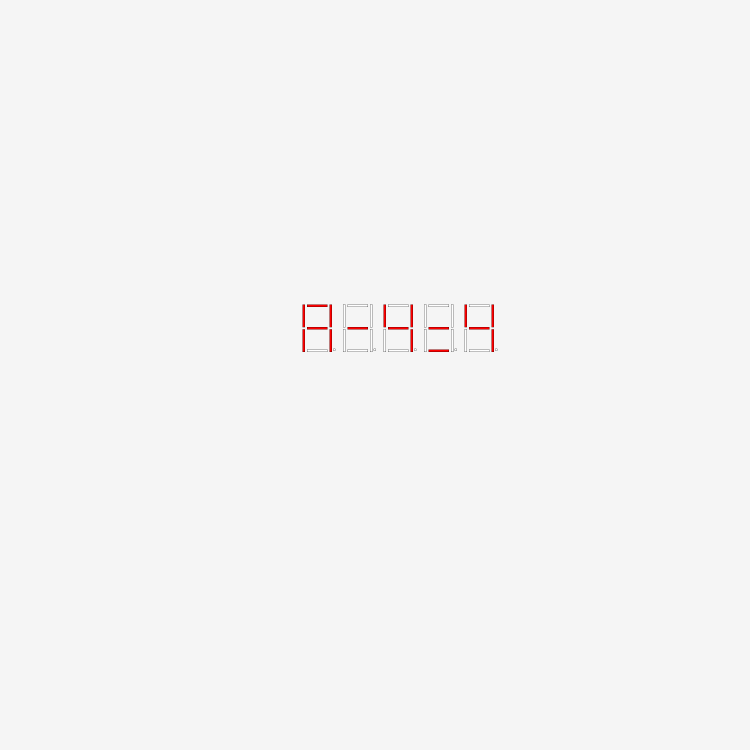
#> input picture public dataset/images/01.png, 3000 x 3000 px (shown at 1/4 size); its folder holds only this picture in this run
$ python main.py
#> lines starting #> are read from the running program, lines starting #| are printed output that depends on the picture; after the words box and inside, x2 and y2 are one past the last pixel; in counts of white or black regions, pixels touching at a corner belong together
import os
import cv2
import matplotlib.pyplot as plt
import numpy as np

folder = "public dataset/images"

for filename in os.listdir(folder): #load images
    #create mask
    path = os.path.join(folder, filename)
    print(path)
    img = cv2.imread(path)
#> img is the input picture: shape (3000, 3000, 3); mean B, G, R 244.5, 244.5, 244.8

    # Split BGR channels
    b = img[:, :, 0]
    g = img[:, :, 1]
    r = img[:, :, 2]

    # Detect glowing pixels
    red_mask = (r > 160) & (g < 80) & (b < 80)
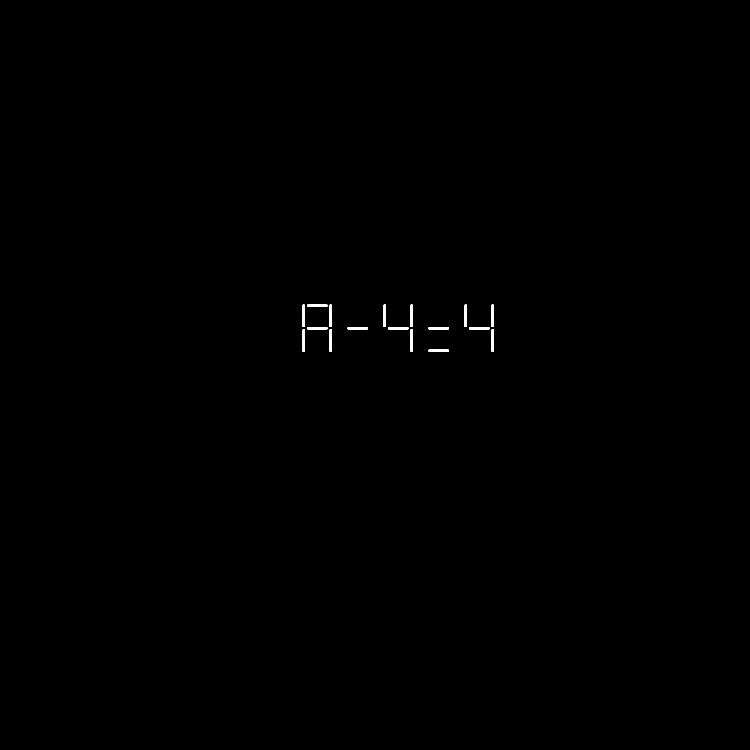
#> red_mask: shape (3000, 3000) bool (shown at 1/4 size); 0.13% white; 17 white regions, largest, box (x1, y1, x2, y2) and area: (1211, 1219, 1219, 1308) 712, (1319, 1219, 1327, 1308) 712, (1535, 1219, 1543, 1308) 712
    green_mask = (g > 80) & (r < 80) & (b < 80)
#> green_mask: shape (3000, 3000) bool; every value is 0
    blue_mask = (b > 180) & (r < 80) & (g < 80)

    # Combine all masks
    led_mask = red_mask | green_mask | blue_mask
    led_img = led_mask.astype('uint8') * 255
#> led_img: shape (3000, 3000); 0.13% white; 17 white regions

    contours, _ = cv2.findContours(  #find contours
        led_img,
        cv2.RETR_EXTERNAL,
        cv2.CHAIN_APPROX_SIMPLE
    )
#> contours = 17 contours; largest, box (x1, y1, x2, y2) and area: (1967, 1318, 1975, 1407) 616, (1643, 1318, 1651, 1407) 616, (1319, 1318, 1327, 1407) 616, (1211, 1318, 1219, 1407) 616, (1967, 1219, 1975, 1308) 616

    large_contours = []

    for contour in contours: #filter small contours
        area = cv2.contourArea(contour)

        if area > 100:
            large_contours.append(contour)
#> this loop made 17 passes
#> (contour, area) on passes 1 to 11: ([[1715, 1399], [1715, 1406], [1794, 1406], [1794, 1399]], 553), ([[1967, 1318], [1967, 1406], [1974, 1406], [1974, 1318]], 616), ([[1643, 1318], [1643, 1406], [1650, 1406], [1650, 1318]], 616), ([[1319, 1318], [1319, 1406], [1326, 1406], [1326, 1318]], 616), ([[1211, 1318], [1211, 1406], [1218, 1406], [1218, 1318]], 616), ([[1877, 1309], [1877, 1316], [1956, 1316], [1956, 1309]], 553), ([[1715, 1309], [1715, 1316], [1794, 1316], [1794, 1309]], 553), ([[1553, 1309], [1553, 1316], [1632, 1316], [1632, 1309]], 553), ([[1391, 1309], [1391, 1316], [1470, 1316], [1470, 1309]], 553), ([[1229, 1309], [1229, 1316], [1308, 1316], [1308, 1309]], 553), ([[1967, 1219], [1967, 1307], [1974, 1307], [1974, 1219]], 616)
#> after the loop, large_contours has the same summary as contours

    all_points = np.vstack(large_contours) #combine contours into one array
#> all_points = contour of 68 points, box (x1, y1, x2, y2) (1211, 1219, 1975, 1407), area 59684

    rect = cv2.minAreaRect(all_points) #find rotated bounding box - finds smallest possible bounding box
#> rect = ((1592.5, 1312.5), (187, 763), -90)

    (center_x, center_y), (width, height), angle = rect #find angle of bounding box
#> center_x = 1592.5; center_y = 1312.5; width = 187; height = 763; angle = -90
    if width < height: #normalize angle
        angle = angle + 90
#> angle = 0

    #rotate image and make canvas bigger to fit rotated image
    height_img, width_img = led_img.shape[:2]
#> height_img = 3000; width_img = 3000
    center = (width_img // 2, height_img // 2)
#> center = (1500, 1500)
    rotation_matrix = cv2.getRotationMatrix2D(center, angle, 1.0)
#> rotation_matrix = [[1, 0, 0], [0, 1, 0]]
    cos = abs(rotation_matrix[0, 0])
#> cos = 1
    sin = abs(rotation_matrix[0, 1])
#> sin = 0
    new_width = int((height_img * sin) + (width_img * cos))
#> new_width = 3000
    new_height = int((height_img * cos) + (width_img * sin))
#> new_height = 3000
    rotation_matrix[0, 2] += (new_width / 2) - center[0]
    rotation_matrix[1, 2] += (new_height / 2) - center[1]
    rotated = cv2.warpAffine(
        led_img,
        rotation_matrix,
        (new_width, new_height)
    )

    contours, _ = cv2.findContours(  #find contours
        rotated,
        cv2.RETR_EXTERNAL,
        cv2.CHAIN_APPROX_SIMPLE
    )

    large_contours = []
    for contour in contours: #filter small contours again
        area = cv2.contourArea(contour)

        if area > 100:
            large_contours.append(contour)

    all_points = np.vstack(large_contours) #combine contours into one array

    x, y, w, h = cv2.boundingRect(all_points) #find bounding box
#> x = 1211; y = 1219; w = 764; h = 188

    #crop image using bounding box
    cropped = rotated[y : y + h, x : x + w]
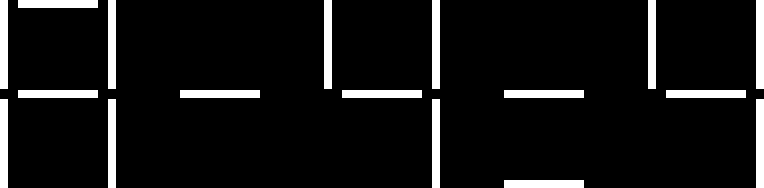
#> cropped: shape (188, 764); 8.1% white; 17 white regions, largest, box (x1, y1, x2, y2) and area: (0, 0, 8, 89) 712, (108, 0, 116, 89) 712, (324, 0, 332, 89) 712

    plt.imshow(cv2.cvtColor(cropped, cv2.COLOR_BGR2RGB))
    plt.axis("off")
    plt.show()

$ run again, on public dataset/images/05.png
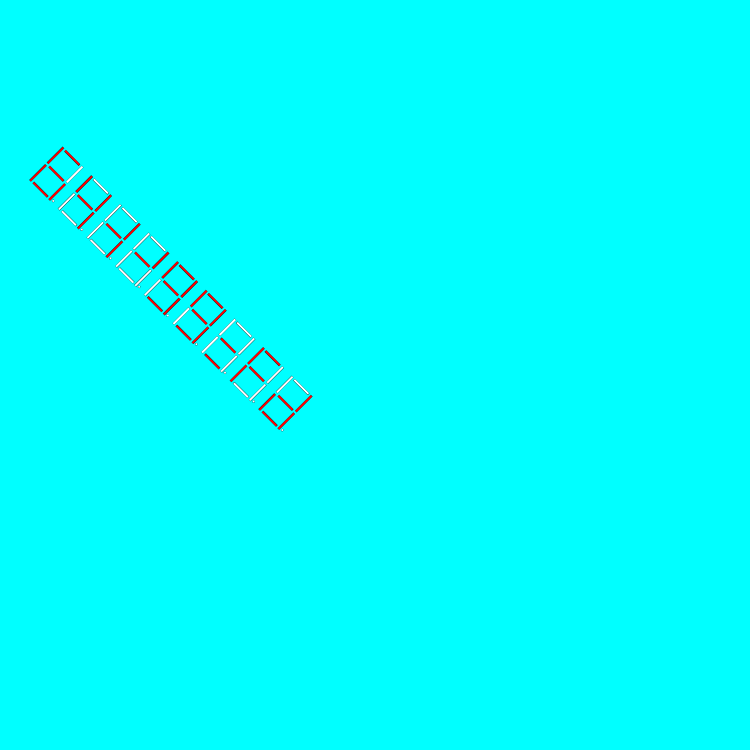
#> input picture public dataset/images/05.png, 3000 x 3000 px (shown at 1/4 size)
#> img is the input picture: shape (3000, 3000, 3); mean B, G, R 253.9, 253.9, 1.2
#> `b = img[:, :, 0]`:
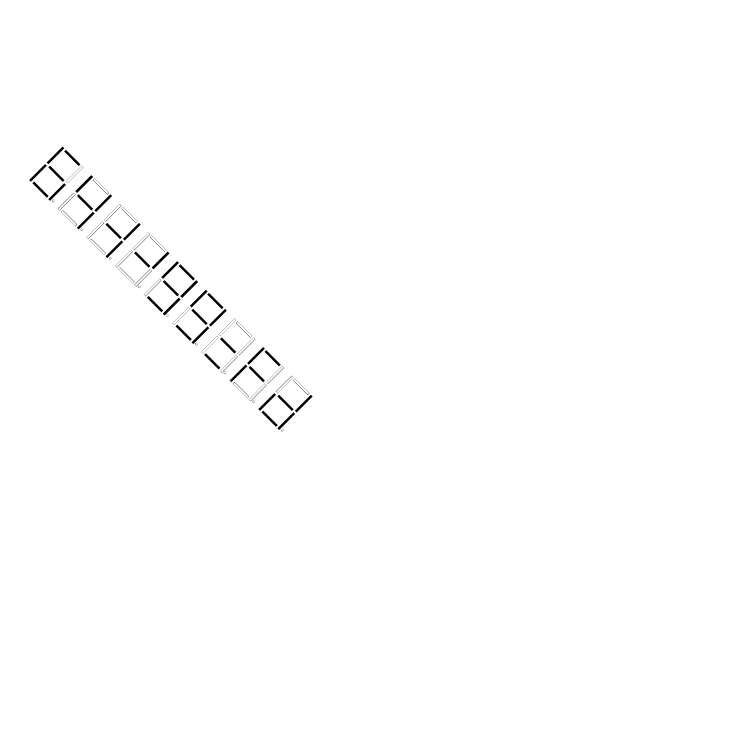
#> b: shape (3000, 3000) (shown at 1/4 size); 99.6% white; 101 black regions (32 under 20 px), largest, box (x1, y1, x2, y2) and area: (301, 701, 372, 772) 960, (607, 1006, 678, 1077) 960, (721, 1121, 792, 1192) 960
#> r: shape (3000, 3000); 0.48% white; 72 white regions, largest, box (x1, y1, x2, y2) and area: (264, 664, 333, 732) 756, (194, 734, 263, 802) 756, (761, 1160, 829, 1229) 756
#> red_mask: shape (3000, 3000) bool; 0.29% white; 38 white regions, largest, box (x1, y1, x2, y2) and area: (194, 734, 263, 802) 756, (761, 1160, 829, 1229) 756, (990, 1389, 1058, 1458) 756
#> green_mask: shape (3000, 3000) bool; every value is 0
#> led_img: shape (3000, 3000); 0.29% white; 38 white regions
#> `contours, _ = cv2.findContours(`: contours = 38 contours; largest, box (x1, y1, x2, y2) and area: (1111, 1650, 1179, 1719) 687, (1181, 1580, 1249, 1649) 687, (920, 1459, 988, 1528) 687, (990, 1389, 1058, 1458) 687, (761, 1160, 829, 1229) 687
#> the loop `for contour in contours:` made 38 passes
#> area on passes 1, 3, 4, 5, 6, 7, 10, 11: 687, 687, 615.5, 624.5, 615.5, 687, 687, 615.5
#> after the loop `for contour in contours:`: large_contours has the same summary as contours
#> `all_points = np.vstack(large_contours)`: all_points = contour of 222 points, box (x1, y1, x2, y2) (118, 588, 1249, 1719), area 13196
#> rect = ((683.2, 1152.8), (187.4, 1411.4), -45)
#> `(center_x, center_y), (width, height), angle = rect`: center_x = 683.2; center_y = 1152.8; width = 187.4; height = 1411.4; angle = -45
#> `angle = angle + 90`: angle = 45
#> rotation_matrix = [[0.707, 0.707, -621.3], [-0.707, 0.707, 1500]]
#> cos = 0.707
#> new_width = 4242
#> `contours, _ = cv2.findContours(`: contours = 38 contours; largest, box (x1, y1, x2, y2) and area: (699, 2457, 709, 2549) 798, (1725, 2358, 1735, 2449) 796, (1725, 2457, 1735, 2548) 795, (1995, 2457, 2005, 2549) 784, (1995, 2358, 2005, 2450) 784
#> the loop `for contour in contours:` made 38 passes
#> area on passes 1 to 8: 650.5, 650, 647.5, 648, 650, 783.5, 713.5, 795
#> after the loop `for contour in contours:`: large_contours has the same summary as contours
#> `all_points = np.vstack(large_contours)`: all_points = contour of 3419 points, box (x1, y1, x2, y2) (591, 2358, 2005, 2549), area 40167
#> x = 591; y = 2358; w = 1414; h = 191
#> `cropped = rotated[y : y + h, x : x + w]`:
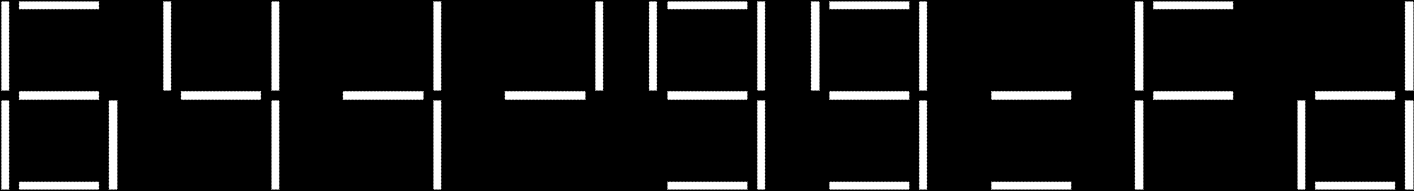
#> cropped: shape (191, 1414); min 0, max 255, mean 24.5
